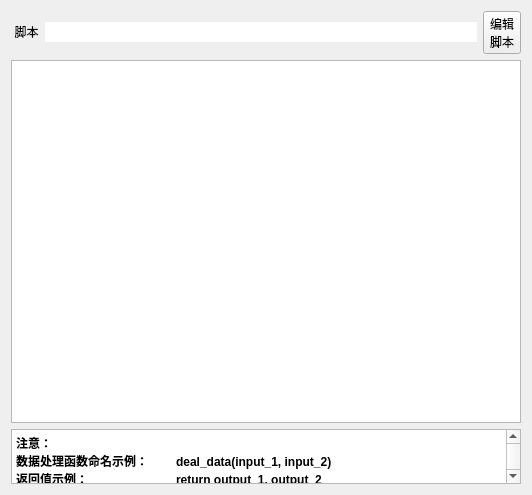
<?xml version="1.0" encoding="UTF-8"?>
<ui version="4.0">
 <class>tools_tunnel_edit_customscript_dialog</class>
 <widget class="QDialog" name="tools_tunnel_edit_customscript_dialog">
  <property name="geometry">
   <rect>
    <x>0</x>
    <y>0</y>
    <width>532</width>
    <height>495</height>
   </rect>
  </property>
  <property name="windowTitle">
   <string>修改自定义脚本</string>
  </property>
  <layout class="QVBoxLayout" name="verticalLayout">
   <item>
    <layout class="QHBoxLayout" name="horizontalLayout">
     <item>
      <layout class="QGridLayout" name="gridLayout">
       <item row="0" column="0">
        <widget class="QLabel" name="label">
         <property name="text">
          <string> 脚本</string>
         </property>
         <property name="alignment">
          <set>Qt::AlignCenter</set>
         </property>
        </widget>
       </item>
       <item row="0" column="1">
        <widget class="QLineEdit" name="lineEdit_position">
         <property name="frame">
          <bool>false</bool>
         </property>
         <property name="readOnly">
          <bool>true</bool>
         </property>
        </widget>
       </item>
      </layout>
     </item>
     <item>
      <widget class="QToolButton" name="button_edit">
       <property name="sizePolicy">
        <sizepolicy hsizetype="Preferred" vsizetype="Preferred">
         <horstretch>0</horstretch>
         <verstretch>0</verstretch>
        </sizepolicy>
       </property>
       <property name="text">
        <string>编辑
脚本</string>
       </property>
      </widget>
     </item>
    </layout>
   </item>
   <item>
    <widget class="QPlainTextEdit" name="plainTextEdit_body">
     <property name="sizePolicy">
      <sizepolicy hsizetype="Expanding" vsizetype="Expanding">
       <horstretch>0</horstretch>
       <verstretch>0</verstretch>
      </sizepolicy>
     </property>
     <property name="readOnly">
      <bool>true</bool>
     </property>
     <property name="tabStopWidth">
      <number>24</number>
     </property>
    </widget>
   </item>
   <item>
    <widget class="QTextEdit" name="notice">
     <property name="maximumSize">
      <size>
       <width>16777215</width>
       <height>55</height>
      </size>
     </property>
     <property name="readOnly">
      <bool>true</bool>
     </property>
     <property name="html">
      <string>&lt;!DOCTYPE HTML PUBLIC &quot;-//W3C//DTD HTML 4.0//EN&quot; &quot;http://www.w3.org/TR/REC-html40/strict.dtd&quot;&gt;
&lt;html&gt;&lt;head&gt;&lt;meta name=&quot;qrichtext&quot; content=&quot;1&quot; /&gt;&lt;style type=&quot;text/css&quot;&gt;
p, li { white-space: pre-wrap; }
&lt;/style&gt;&lt;/head&gt;&lt;body style=&quot; font-family:'SimSun'; font-size:9pt; font-weight:400; font-style:normal;&quot;&gt;
&lt;p style=&quot; margin-top:0px; margin-bottom:0px; margin-left:0px; margin-right:0px; -qt-block-indent:0; text-indent:0px;&quot;&gt;&lt;span style=&quot; font-weight:600;&quot;&gt;注意：&lt;/span&gt;&lt;/p&gt;
&lt;p style=&quot; margin-top:0px; margin-bottom:0px; margin-left:0px; margin-right:0px; -qt-block-indent:0; text-indent:0px;&quot;&gt;&lt;span style=&quot; font-weight:600;&quot;&gt;数据处理函数命名示例：	deal_data(input_1, input_2)&lt;/span&gt;&lt;/p&gt;
&lt;p style=&quot; margin-top:0px; margin-bottom:0px; margin-left:0px; margin-right:0px; -qt-block-indent:0; text-indent:0px;&quot;&gt;&lt;span style=&quot; font-weight:600;&quot;&gt;返回值示例：		return output_1, output_2&lt;/span&gt;&lt;/p&gt;&lt;/body&gt;&lt;/html&gt;</string>
     </property>
    </widget>
   </item>
  </layout>
 </widget>
 <resources/>
 <connections/>
</ui>
